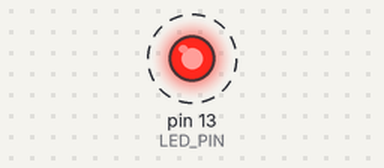
Recording of a sketch running on a simulated Arduino Uno, built with avr-gcc and run on an emulated ATmega328P. Shown: output pins drawn as LEDs (lit = HIGH). Dashed ring = blinking. What the sketch prints to the serial monitor is not drawn.

Above: at 0.2 s.
Timing chart, 0 to 3.0 s (numbered marks = the images above):
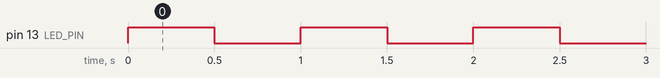

The sketch:

blinking_synch.ino
```cpp
#include "Led.h"

#define LED_PIN 13

enum { ON, OFF} state;

void setup(){
  Serial.begin(9600);
  pinMode(LED_PIN,OUTPUT);
  state = OFF;
}

void loop(){
  switch (state){
    case OFF:
      switchOn(LED_PIN);
      Serial.println("ON");
      state = ON;
      break;
    case ON:
      switchOff(LED_PIN);
      Serial.println("OFF");
      state = OFF;
      break;
  }
  delay(500);
};
```

Led.cpp
```cpp
#include "Led.h"
#include "Arduino.h"

void switchOn(int pin){
  digitalWrite(pin,HIGH);
}

void switchOff(int pin){
  digitalWrite(pin,LOW);
};
```

Led.h
```cpp
#ifndef __LED__
#define __LED__

void switchOn(int pin);
void switchOff(int pin);

#endif
```

Measured:
- by itself, pin 13 (LED_PIN): alternates HIGH for 0.50 s and LOW for 0.50 s
